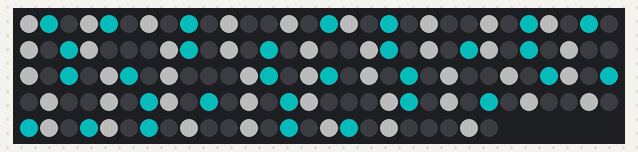
Simulated run of this sketch. Board: Arduino Leonardo, built with avr-gcc and run on an emulated ATmega32U4. Shown: 144 RGB LEDs in strip order, left to right, continuing on the next row. Dim RGB values are drawn brighter than linear.

Above: at 0.1 s.

The sketch:

arduino-led-midi.ino
```cpp
/*
 * LEDs will light/dim based on MIDI note on/off events. Controller change events can be
 * used to redefine the note range (controller 0 for low note, controller 1 for high note).
 * E.g. if the LED strip laid out on the piano reaches from F2 (29) to G8 (103), controller
 * change events 0 29 and 1 103 should be sent.
 *
 */
#include <EEPROM.h>
#include "MIDIUSB.h"
#include "FastLED.h"

#define LED_COUNT 144
#define NOTE_FROM_DEFAULT 29
#define NOTE_TO_DEFAULT 101

#define COLOR_ORDER GRB
#define DATA_PIN 5
#define CLOCK_PIN 4
#define LED_TYPE APA102
#define MIDI_NOTE_COUNT 128

#define MIDI_NOTE_OFF 0x8
#define MIDI_NOTE_ON 0x9
#define MIDI_CONTROLLER_CHANGE 0xB

#define FRAMES_PER_SECOND 120
#define BRIGHTNESS 96

#define NOTE_ON_COLOR_NATURAL CRGB(200,200,200)
#define NOTE_ON_COLOR_ACCIDENTAL CRGB(10,200,200)
#define NOTE_OFF_COLOR CRGB(0,0,0)
#define NOTES_PER_OCTAVE 12
#define LED_MAPPING_NONE 255

CRGB leds[LED_COUNT];

byte midiToLedMapping[MIDI_NOTE_COUNT];

//Array of active note channels by MIDI note number. Each entry is a bitfield indicating
//which channels for that note are currently on
int noteStatus[MIDI_NOTE_COUNT];

byte noteFrom;
byte noteTo;

float KEY_COORDS[NOTES_PER_OCTAVE] = { 0.07, 0.14, 0.21, 0.28, 0.36, 0.5, 0.57, 0.64, 0.71, 0.78, 0.86, 0.93 };

/**
   C   C#  D   D#  E   F   F#  G   G#  A   A#  B
0  0   1   2   3   4   5   6   7   8   9   10  11
1  12  13  14  15  16  17  18  19  20  21  22  23
2  24  25  26  27  28  29  30  31  32  33  34  35
3  36  37  38  39  40  41  42  43  44  45  46  47
4  48  49  50  51  52  53  54  55  56  57  58  59
5  60* 61  62  63  64  65  66  67  68  69  70  71
6  72  73  74  75  76  77  78  79  80  81  82  83
7  84  85  86  87  88  89  90  91  92  93  94  95
8  96  97  98  99  100 101 102 103 104 105 106 107
9  108 109 110 111 112 113 114 115 116 117 118 119
10 120 121 122 123 124 125 126 127
**/

bool isAccidental(byte note) {
  byte inFirstOctave = note % NOTES_PER_OCTAVE;
  return inFirstOctave == 1 || inFirstOctave == 3 || inFirstOctave == 6 || inFirstOctave == 8 || inFirstOctave == 10;
}

//floating point math is slow but these functions aren't realtime so no big deal
float getNoteCoord(byte note) {
  byte inFirstOctave = note % NOTES_PER_OCTAVE;
  byte noteOctave = note / NOTES_PER_OCTAVE;
  return KEY_COORDS[inFirstOctave] + noteOctave;
}

byte getMidiToLedMapping(byte note, byte noteFrom, byte noteTo, int ledCount, byte noteCount,
  float ledsPerNote, float noteFromCoord) {
  float noteCoord = getNoteCoord(note);
  byte ledMapping = (byte)((noteCoord - noteFromCoord) * NOTES_PER_OCTAVE * ledsPerNote);
  return ledMapping;
}

void initMidiToLedMapping(int ledCount) {
  byte noteCount = noteTo - noteFrom + 1;
  float ledsPerNote = ledCount / (float)noteCount;
  float noteFromCoord = getNoteCoord(noteFrom);
  for (byte i = noteFrom; i <= noteTo; i++) {
    midiToLedMapping[i] = getMidiToLedMapping(i, noteFrom, noteTo, ledCount, noteCount,
      ledsPerNote, noteFromCoord);
  }
}

void testNotes() {
  for (byte i = 0; i < MIDI_NOTE_COUNT; i++) {
    setNoteStatus(0, i, true);
  }
  FastLED.show();
}

void clearMidiToLedMapping() {
  for (byte i = 0; i < MIDI_NOTE_COUNT; i++) {
    midiToLedMapping[i] = LED_MAPPING_NONE;
  }
}

void clearLeds() {
  for (int i=0; i < LED_COUNT; i++) {
    leds[i] = NOTE_OFF_COLOR;
  }
  FastLED.show();
}

void setNoteStatus(byte channel, byte noteNumber, boolean noteOn) {
  byte index = midiToLedMapping[noteNumber];
  if (index == LED_MAPPING_NONE) return;

  if (noteOn) {
    noteStatus[noteNumber] |= (1 << channel);
  } else {
    noteStatus[noteNumber] &= ~(1 << channel);
  }

  CRGB noteOnColor = isAccidental(noteNumber) ? NOTE_ON_COLOR_ACCIDENTAL : NOTE_ON_COLOR_NATURAL;
  leds[index] = noteStatus[noteNumber] ? noteOnColor : NOTE_OFF_COLOR;
}

void loadNoteRange() {
  byte value = EEPROM.read(0);
  byte low = value >> 4;
  byte high = value & 0xF;
  if ((low == 0 && high == 0) ||
    low >= high) {
    noteFrom = NOTE_FROM_DEFAULT;
    noteTo = NOTE_TO_DEFAULT;
  } else {
    noteFrom = low;
    noteTo = high;
  }
}

void saveNoteRange() {
  EEPROM.write(0, (noteTo << 4) + noteFrom);
}

void setNoteRange(byte controllerNo, byte value) {
  if (controllerNo == 0) {
    noteFrom = value;
  } else if (controllerNo == 1) {
    noteTo = value;
  }
  saveNoteRange();
  clearMidiToLedMapping();
  initMidiToLedMapping(LED_COUNT);
}

void clearNoteStatus() {
  for (byte i = 0; i<MIDI_NOTE_COUNT; i++) {
    noteStatus[i] = 0;
  }
}

void test() {
  clearLeds();
  testNotes();
  delay(2000);
  clearLeds();
  clearNoteStatus();
}


void setup() {
  #ifdef DEBUG
  Serial.begin(115200);
  while (!Serial);
  #endif

  loadNoteRange();
  clearMidiToLedMapping();
  initMidiToLedMapping(LED_COUNT);
  clearNoteStatus();

  FastLED.addLeds<LED_TYPE,DATA_PIN,CLOCK_PIN,COLOR_ORDER>(leds, LED_COUNT)
    .setCorrection(TypicalLEDStrip);
  LEDS.setBrightness(BRIGHTNESS);

  test();

  #ifdef DEBUG
  Serial.println("Arduino ready.");
  #endif
}

void loop() {
  midiEventPacket_t rx;
  do {
    rx = MidiUSB.read();
    if (rx.header != 0) {
      #ifdef DEBUG
      Serial.print("Received: ");
      Serial.print(rx.header, HEX);
      Serial.print("-");
      Serial.print(rx.byte1, HEX);
      Serial.print("-");
      Serial.print(rx.byte2, HEX);
      Serial.print("-");
      Serial.println(rx.byte3, HEX);
      #endif

      byte type = rx.byte1 >> 4;
      byte channel = rx.byte1 & 0xF;
      switch (type) {
        case MIDI_NOTE_OFF:
        case MIDI_NOTE_ON:
          setNoteStatus(channel, rx.byte2, type == MIDI_NOTE_ON);
          FastLED.show();
          FastLED.delay(1000/FRAMES_PER_SECOND);
          break;
         case MIDI_CONTROLLER_CHANGE:
          setNoteRange(rx.byte2, rx.byte3);
          break;
      }
    }
  } while (rx.header != 0);

}
```
